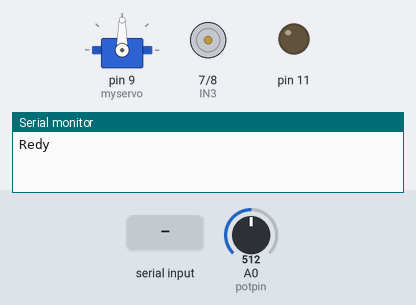
Bench run of a sketch on a simulated Arduino Uno, built with avr-gcc and run on an emulated ATmega328P. Parts: servo, motor-driver pin pairs drawn as motors (green arrow = first pin HIGH = forward, orange = second pin HIGH = backward, longer = more drive, scaled by the enable pin), output pins drawn as LEDs (lit = HIGH), the last lines printed to the serial monitor. The test bench sets the inputs (shaded band); at power-on: A0 (potpin) = 512.

Above: at 1.2 s.
1.3 s: "1" received over Serial
At 1.6 s:
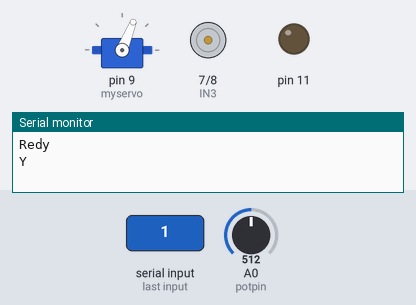
2.8 s: "w" received over Serial
At 4.0 s:
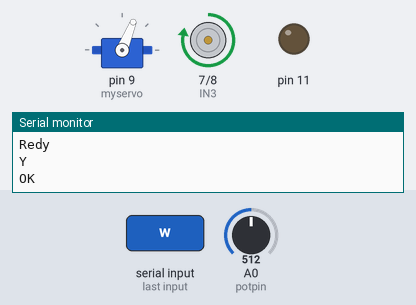
4.3 s: "2" received over Serial
At 5.1 s:
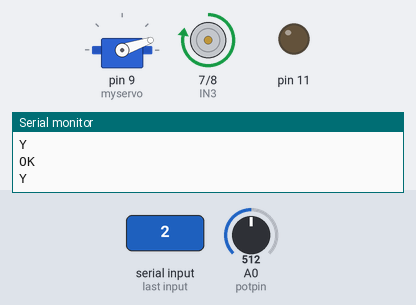
5.8 s: "s" received over Serial
At 6.3 s:
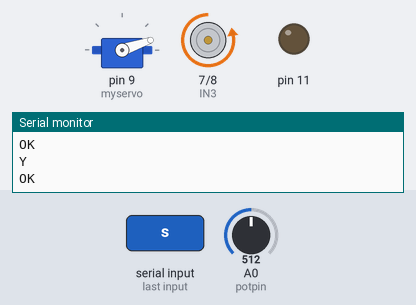
7.3 s: "e" received over Serial
At 8.6 s:
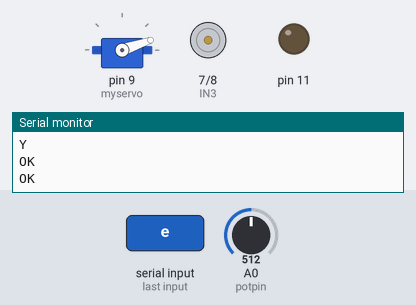
Timing chart, 0 to 9.8 s (numbered marks = the images above; inputs shaded):
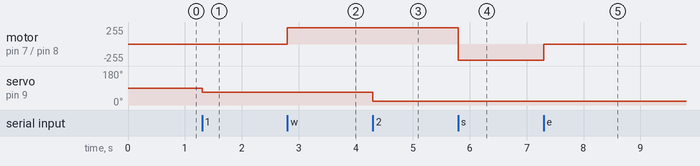

Measured:
- after the input at 1.3 s, servo on pin 9 (myservo): 90° → 68° at once
- after the input at 2.8 s, motor on pin 7 (IN3) / pin 8 (IN4): stopped → forward 245/255 at once
- after the input at 4.3 s, servo on pin 9 (myservo): 68° → 19° at once
- after the input at 5.8 s, motor on pin 7 (IN3) / pin 8 (IN4): forward 245/255 → backward 245/255 at once
- after the input at 7.3 s, motor on pin 7 (IN3) / pin 8 (IN4): backward 245/255 → stopped at once

The sketch:

CArFunction.ino
```cpp
#include <Servo.h>
Servo myservo;
int IN3 = 7;
int IN4 = 8;
int ENB = 6;
int servodata;
int potpin = A0;
int pos = 60;
int val;
void setup()  {
  Serial.begin(9600);
  Serial.println("Redy");

  myservo.attach(9);
  pinMode (8, OUTPUT);
  pinMode (7, OUTPUT);
  pinMode (9, OUTPUT);
  pinMode (11, OUTPUT);
  pinMode (ENB, OUTPUT);
  pinMode (IN3, OUTPUT);
  pinMode (IN4, OUTPUT);
}

void loop()
{

  if (Serial.available() > 0)
  {
    servodata = Serial.read();

    if (servodata == '1') // Single Quote! This is a character.
    {
      Serial.println("Y");

        myservo.write(68);


    }


  if (servodata == '2') // Single Quote! This is a character.
  {
    Serial.println("Y");

      myservo.write(19);


  }
  if (servodata == 'w') // Single Quote! This is a character.
  {
    Serial.println("OK");
    {

      digitalWrite (IN3, HIGH);
      digitalWrite (IN4, LOW);
    }
  }
  if (servodata == 's') // Single Quote! This is a character.
  {
    Serial.println("OK");
    {

      digitalWrite (IN3, LOW);
      digitalWrite (IN4, HIGH);
    }
  }
  if (servodata == 'e') // Single Quote! This is a character.
  {
    Serial.println("OK");
    {

      digitalWrite (IN3, LOW);
      digitalWrite (IN4, LOW);
    }
  }
  val = analogRead(potpin);
  val = map(val, 0, 1023, 0, 255);
  analogWrite(ENB, 245);

   if (servodata == 'h') // Single Quote! This is a character.
    {
      Serial.println(val);
    }
  }
}
```
